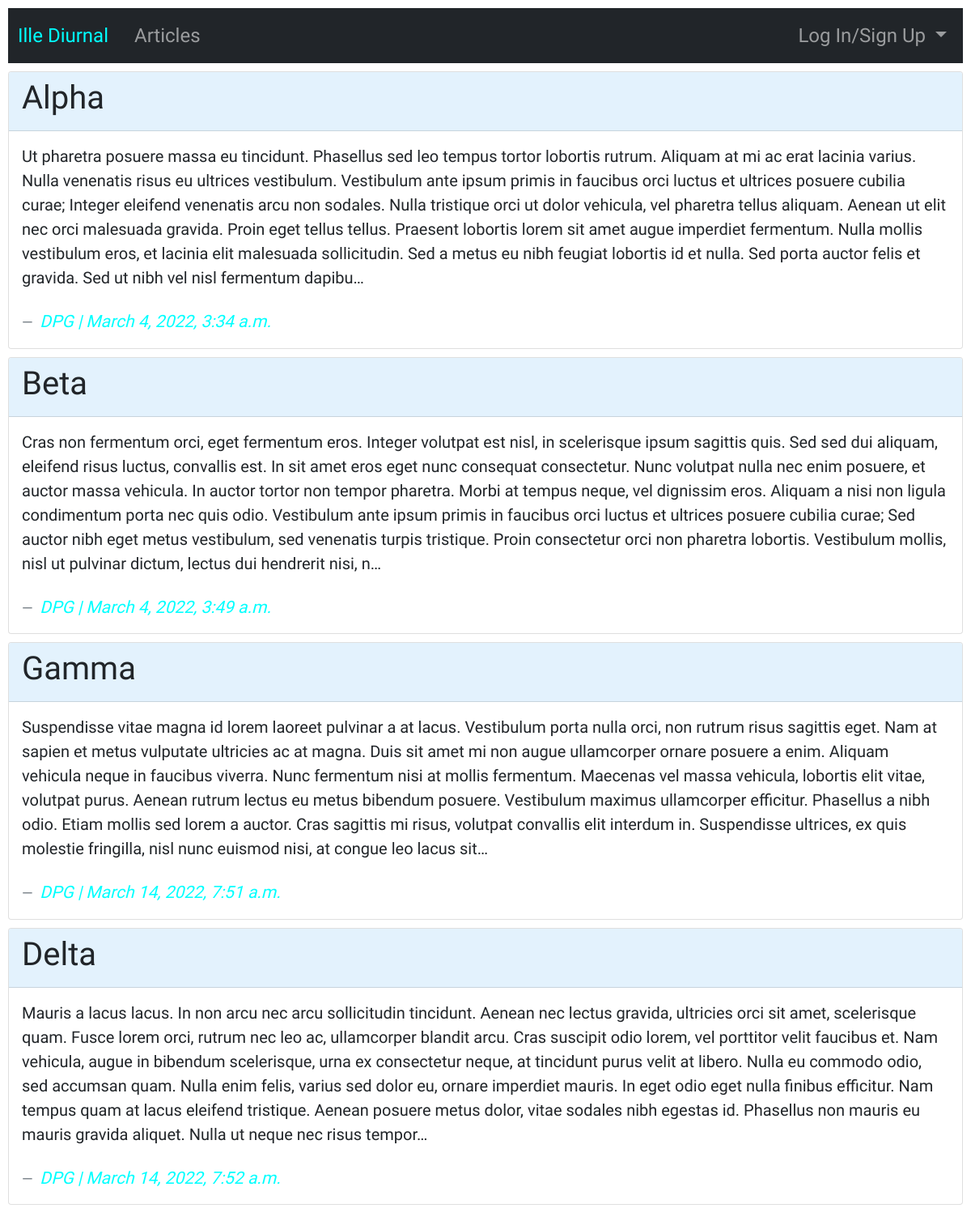
The app's page /articles/ with its own data.
### articles/models.py (models this page shows, shortened)
class Article(models.Model):
    title = models.CharField(max_length=256)
    body = models.TextField()
    author = models.ForeignKey(
        get_user_model(),
        on_delete=models.CASCADE
    )
    created_on = models.DateTimeField(auto_now_add=True)

### accounts/models.py (models this page shows)
class CustomUser(AbstractUser):
    department = models.CharField(max_length=512, null=True, blank=True)
    role = models.CharField(max_length=256, null=True, blank=True)

### articles/views.py (the view)
# urls.py: path('', ArticlesListView.as_view(), name='articles_list'),
class ArticlesListView(ListView):
  template_name = "articles/articles_list.html"
  model = Article

### templates/articles/articles_list.html (shortened to what this page needs)
{% extends 'base.html' %}
{% block content %}
<div class="articles-list">
  {% for article in article_list %}
  <div class="card">
    <div class="card-header">
      <h1>
        {{ article.title }}
      </h1>
    </div>
    <div class="card-body">
      <blockquote class="blockquote mb-0">
        <p>{{ article.body | truncatechars:700 }}</p>
        <footer class="blockquote-footer">
          <a href="{% url 'article_details' article.id %}">
            <cite title="Source Title">{{ article.author | upper }} | {{ article.created_on }}</cite>
          </a>
        </footer>
      </blockquote>
    </div>
  </div>
  {% endfor %}
</div>
{% endblock content %}

### static/css/base.css (style rules this page uses)
html { min-height: 100vh; }
body { min-height: 100vh; min-width: 100vw; font-family: "Akaya Telivigala", cursive; padding: 10px; }
h1 { font-weight: 300; }
a { text-decoration: none; color: aqua; }
blockquote footer { padding-top: 1.5rem; }
footer a cite { font-size: larger; }
.card { margin-bottom: 10px; }
.card-header { background-color: #e3f2fd; }

### records on screen
Article: title "Alpha", body "Ut pharetra posuere massa eu tincidunt. Phasellus sed leo tempus tortor lobortis rutrum. Aliquam at mi ac erat lacinia varius. Nulla venenatis risus eu ultrices vestibulum. Vestibulum ante ipsum primis in faucibus orci luctus et ultrices posuere cubilia curae; Integer eleifend venenatis arcu non sodales. Nulla tristique orci ut dolor vehicula, vel pharetra tellus aliquam. Aenean ut elit nec orci malesuada gravida. Proin eget tellus tellus. Praesent lobortis lorem sit amet augue imperdiet fermentum. Nulla mollis vestibulum eros, et lacinia elit malesuada sollicitudin. Sed a metus eu nibh feugiat lobortis id et nulla. Sed porta auctor felis et gravida. Sed ut nibh vel nisl fermentum dapibu…", author "DPG", created_on "March 4, 2022, 3:34 a.m."
Article: title "Beta", body "Cras non fermentum orci, eget fermentum eros. Integer volutpat est nisl, in scelerisque ipsum sagittis quis. Sed sed dui aliquam, eleifend risus luctus, convallis est. In sit amet eros eget nunc consequat consectetur. Nunc volutpat nulla nec enim posuere, et auctor massa vehicula. In auctor tortor non tempor pharetra. Morbi at tempus neque, vel dignissim eros. Aliquam a nisi non ligula condimentum porta nec quis odio. Vestibulum ante ipsum primis in faucibus orci luctus et ultrices posuere cubilia curae; Sed auctor nibh eget metus vestibulum, sed venenatis turpis tristique. Proin consectetur orci non pharetra lobortis. Vestibulum mollis, nisl ut pulvinar dictum, lectus dui hendrerit nisi, n…", author "DPG", created_on "March 4, 2022, 3:49 a.m."
Article: title "Gamma", body "Suspendisse vitae magna id lorem laoreet pulvinar a at lacus. Vestibulum porta nulla orci, non rutrum risus sagittis eget. Nam at sapien et metus vulputate ultricies ac at magna. Duis sit amet mi non augue ullamcorper ornare posuere a enim. Aliquam vehicula neque in faucibus viverra. Nunc fermentum nisi at mollis fermentum. Maecenas vel massa vehicula, lobortis elit vitae, volutpat purus. Aenean rutrum lectus eu metus bibendum posuere. Vestibulum maximus ullamcorper efficitur. Phasellus a nibh odio. Etiam mollis sed lorem a auctor. Cras sagittis mi risus, volutpat convallis elit interdum in. Suspendisse ultrices, ex quis molestie fringilla, nisl nunc euismod nisi, at congue leo lacus sit…", author "DPG", created_on "March 14, 2022, 7:51 a.m."
Article: title "Delta", body "Mauris a lacus lacus. In non arcu nec arcu sollicitudin tincidunt. Aenean nec lectus gravida, ultricies orci sit amet, scelerisque quam. Fusce lorem orci, rutrum nec leo ac, ullamcorper blandit arcu. Cras suscipit odio lorem, vel porttitor velit faucibus et. Nam vehicula, augue in bibendum scelerisque, urna ex consectetur neque, at tincidunt purus velit at libero. Nulla eu commodo odio, sed accumsan quam. Nulla enim felis, varius sed dolor eu, ornare imperdiet mauris. In eget odio eget nulla finibus efficitur. Nam tempus quam at lacus eleifend tristique. Aenean posuere metus dolor, vitae sodales nibh egestas id. Phasellus non mauris eu mauris gravida aliquet. Nulla ut neque nec risus tempor…", author "DPG", created_on "March 14, 2022, 7:52 a.m."
